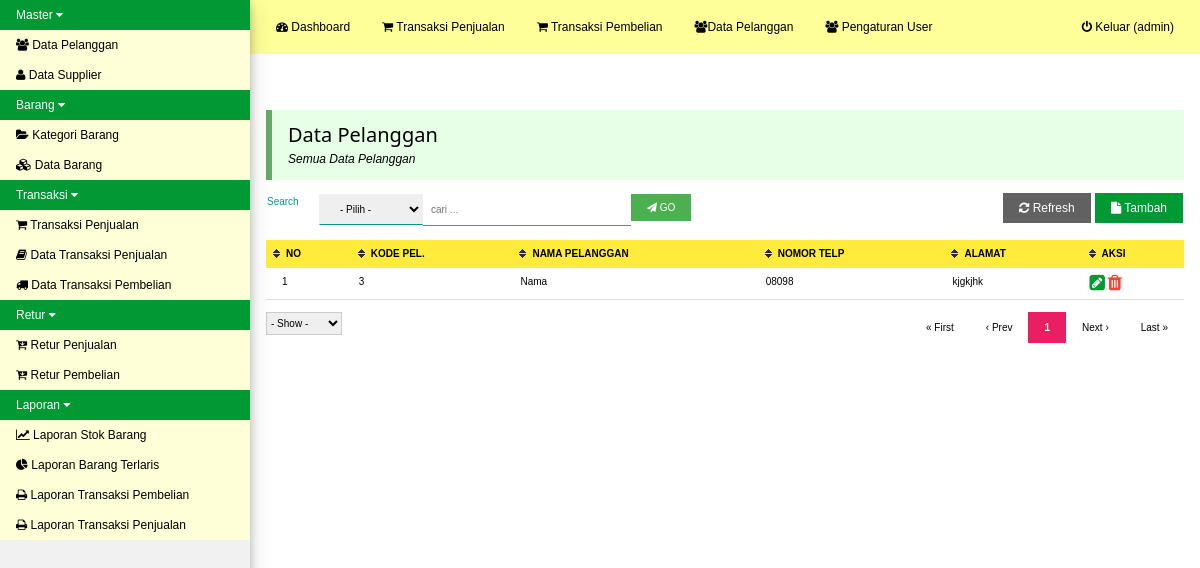
/med.php?mod=pelanggan (signed in), run on the app's committed database.
### tables this page shows
CREATE TABLE `menu` (
  `id_menu` int(11) NOT NULL,
  `nama_menu` varchar(50) NOT NULL,
  `posisi` int(11) NOT NULL
);

CREATE TABLE `modul` (
  `id_modul` int(11) NOT NULL,
  `id_menu` int(11) NOT NULL,
  `nama_modul` varchar(150) NOT NULL,
  `link_menu` text NOT NULL,
  `posisi` int(11) NOT NULL,
  `icon_menu` varchar(150) NOT NULL
);

CREATE TABLE `tb_pelanggan` (
  `kode_pelanggan` int(11) NOT NULL,
  `nama_pelanggan` varchar(50) NOT NULL,
  `nomor_telp` varchar(50) NOT NULL,
  `alamat` text NOT NULL
);

### med.php (the view, shortened to what this page needs)
<!DOCTYPE html>
<html>
<head>
    <link rel="stylesheet" href="css/w3.css">
    <link rel="stylesheet" href="css/font-awesome.min.css">
    <link rel="stylesheet" href="js/jquery-ui/jquery-ui.css">
    <link rel="stylesheet" type="text/css" href="css/pace.css">
</head>
<body>
<div class="w3-top">
<nav id="left-nav" class="w3-sidenav w3-small w3-light-grey w3-card-4" style="width:250px;">
  <div id="menuTut" class="myMenu w3-accordion">
    <?php
        $sql_menu = mysql_query("SELECT * FROM menu ORDER BY posisi ASC") or die(mysql_error());
        while ($mn = mysql_fetch_assoc($sql_menu)) {
            echo"<button onclick=\"myFunction('".$mn['id_menu']."')\" class=\"w3-padding-hor-20 w3-btn-block w3-left-align w3-blue\"> $mn[nama_menu] <i class=\"fa fa-caret-down\"></i></button>
            <div id=\"$mn[id_menu]\" class=\"w3-accordion-content w3-pale-yellow w3-show\">";
            $sql_sub = mysql_query("SELECT * FROM modul
                WHERE id_menu = '$mn[id_menu]' ORDER BY posisi ASC") or die(mysql_error());
            while ($sm = mysql_fetch_assoc($sql_sub)) {
                echo"<a href=\"$sm[link_menu]\"><i class=\"$sm[icon_menu]\"></i> $sm[nama_modul]</a>";
            }
            echo"</div>";
        }
    ?>
    <br>
    <br>
    <br>
    <br>
    <br>
    <br>
    <br>
  </div>
</nav>
    <div style="margin-left:250px;height: 50px;">
        <ul class="w3-navbar w3-light-blue w3-small w3-card-5" style="padding: 10px; ">
          <li><a class="w3-hover-white w3-padding-10" href="index.php"><i class="fa fa-dashboard"></i> Dashboard</a></li>
          <li><a class="w3-hover-white w3-padding-10" href="med.php?mod=penjualan"><i class="fa fa-shopping-cart"></i> Transaksi Penjualan</a></li>
          <li><a class="w3-hover-white w3-padding-10" href="med.php?mod=pembelian&act=form"><i class="fa fa-shopping-cart"></i> Transaksi Pembelian</a></li>
           <li><a class="w3-hover-white w3-padding-10" href="med.php?mod=pelanggan"><i class="fa fa-users"></i>Data Pelanggan</a></li>
          <li><a class="w3-hover-white w3-padding-10" href="med.php?mod=user"><i class="fa fa-group"></i> Pengaturan User</a></li>
          <li class="w3-right"><a class="w3-hover-black w3-padding-10" href="logout.php" onclick="return confirm('Yakin ingin keluar');"><i class="fa fa-power-off"></i> Keluar (<?php echo $_SESSION['login_user']; ?>)</a></li>
        </ul>
    </div>
</div>
<div style="margin-left:250px;">
    <div id="main" class="w3-container" style="margin-top:110px">
        <?php include"content.php"; ?>
        <br>
    </div>
</div>
</body>
</html>

### mod/pelanggan/pelanggan.php (shortened to what this page needs)
<?php
	$linkaksi = 'med.php?mod=pelanggan';
	if(isset($_GET['act']))
	{
		$act = $_GET['act'];
		$linkaksi .= '&act='.$act;
	}
	else
	{
		$act = '';
	}
	$aksi = 'mod/pelanggan/act_pelanggan.php';
	switch ($act) {
						?>
			<?php
		default :
			echo"<div class='w3-container w3-small w3-pale-green w3-leftbar w3-border-green'>
				<h4 style='margin-bottom:0;padding-bottom:0;'>Data Pelanggan</h4>
				<p style='margin-top:0;padding-top:0;'><i>Semua Data Pelanggan</i></p>
			</div>";
			echo"<table style='margin-top:12px;'>
				<tr>
					<td>
						<form class='w3-tiny' action='' method='GET'>
							<input type='hidden' name='mod' value='pelanggan'>
							<div class='w3-row'>
								<div class='w3-col s1'>
									<label class='w3-label'>Search</label>
								</div>
								<div class='w3-col s2'>
									<select name='field' class='w3-select w3-padding'>
										<option value=''>- Pilih -</option>
										<option value='nama_pelanggan'>NAMA PELANGGAN</option>
										<option value='nomor_telp'>NOMOR TELP</option>
										<option value='alamat'>ALAMAT</option></select>
								</div>
								<div class='w3-col s4'>
									<input type='text' name='cari' class='w3-input' placeholder='cari ...'>
								</div>
								<div class='w3-col s1'>
									<button type='submit' class='w3-btn w3-tiny'><i class='fa fa-paper-plane'></i> GO</button>
								</div>
							</div>
						</form>
					</td>
					<td align='right'><a href='med.php?mod=pelanggan' class='w3-btn w3-dark-grey w3-small'><i class='fa fa-refresh'></i> Refresh</a>
					<a href='med.php?mod=pelanggan&act=form' class='w3-btn w3-small w3-blue'><i class='fa fa-file'></i> Tambah</a></td>
				</tr>
			</table>";
			echo"<div style='margin-top:12px;margin-bottom:12px;'>
			<table class='w3-table w3-striped w3-bordered w3-tiny w3-hoverable tbl'>
				<thead>
					<tr class='w3-yellow'>
						<th>NO</th>
						<th>KODE PEL.</th>
						<th>NAMA PELANGGAN</th>
						<th>NOMOR TELP</th>
						<th>ALAMAT</th>
						<th>AKSI</th>
					</tr>
				</thead>
				<tbody>";
				$p      = new Paging;
				$batas  = 10;
				$posisi = $p->cariPosisi($batas);
				$query = "SELECT * FROM tb_pelanggan ";
				$q 	= "SELECT * FROM tb_pelanggan";
				$query .= " LIMIT $posisi, $batas";
				$q 	.= " ";
				$sql_kul = mysql_query($query);
				$fd_kul = mysql_num_rows($sql_kul);
				if($fd_kul > 0)
				{
					$no = $posisi + 1;
					while ($m = mysql_fetch_assoc($sql_kul)) {
						echo"<tr>
							<td>$no</td>
							<td>$m[kode_pelanggan]</td>
							<td>$m[nama_pelanggan]</td>
							<td>$m[nomor_telp]</td>
							<td>$m[alamat]</td>
							<td><a href='med.php?mod=pelanggan&act=form&id=$m[kode_pelanggan]'><i class='fa fa-pencil-square w3-large w3-text-blue'></i></a>
							<a href='$aksi?mod=pelanggan&act=hapus&id=$m[kode_pelanggan]' onclick=\"return confirm('Yakin hapus data');\"><i class='fa fa-trash w3-large w3-text-red'></i></a></td>
						</tr>";
						$no++;
					}
					$jmldata = mysql_num_rows(mysql_query($q));
					$jmlhalaman  = $p->jumlahHalaman($jmldata, $batas);
		    		$linkHalaman = $p->navHalaman($_GET['halaman'], $jmlhalaman, $linkaksi);
				}
				else
				{
					echo"<tr>
						<td colspan='5'><div class='w3-center'><i>Data Pelanggan Not Found.</i></div></td>
					</tr>";
				}
				echo"</tbody>
			</table></div>";
			echo"<div class='w3-row'>
				<div class='w3-col s1'>
					<form class='w3-tiny' action='' method='GET'>
						<input type='hidden' name='mod' value='pelanggan'>";
						echo"<select class='w3-select w3-border' name='show' onchange='submit()'>
							<option value=''>- Show -</option>";
						echo"</select>
					</form>
				</div>
				<div class='w3-col s11'>
					<ul class='w3-pagination w3-right w3-tiny'>
						$linkHalaman
					</ul>
				</div>
			</div>";
		break;
	}
?>

### css/perfect-scrollbar.css (style rules this page uses)
.ps-container { -ms-touch-action: none; touch-action: none; overflow: hidden !important; -ms-overflow-style: none; }

### med.php (style rules this page uses)
.w3-btn { background-color:#4CAF50 ;margin-bottom:4px; }
.tbl th.header { background-image: url(js/table.sorter/themes/blue/bg.gif); cursor: pointer; font-weight: bold; background-repeat: no-repeat; background-position: center left; padding-left: 20px; margin-left: -1px; }
#left-nav { overflow: hidden; }

### data on the page
menu: nama_menu "Master"
modul: nama_modul "Data Pelanggan"
modul: nama_modul "Data Supplier"
menu: nama_menu "Barang"
modul: nama_modul "Kategori Barang"
modul: nama_modul "Data Barang"
menu: nama_menu "Transaksi"
modul: nama_modul "Transaksi Penjualan"
modul: nama_modul "Data Transaksi Penjualan"
modul: nama_modul "Data Transaksi Pembelian"
menu: nama_menu "Retur"
modul: nama_modul "Retur Penjualan"
modul: nama_modul "Retur Pembelian"
menu: nama_menu "Laporan"
modul: nama_modul "Laporan Stok Barang"
modul: nama_modul "Laporan Barang Terlaris"
modul: nama_modul "Laporan Transaksi Pembelian"
modul: nama_modul "Laporan Transaksi Penjualan"
tb_pelanggan: kode_pelanggan "3", nama_pelanggan "Nama", nomor_telp "08098", alamat "kjgkjhk"

### other printed values
$_SESSION['login_user'] "admin"
$halaman_aktif "1"
